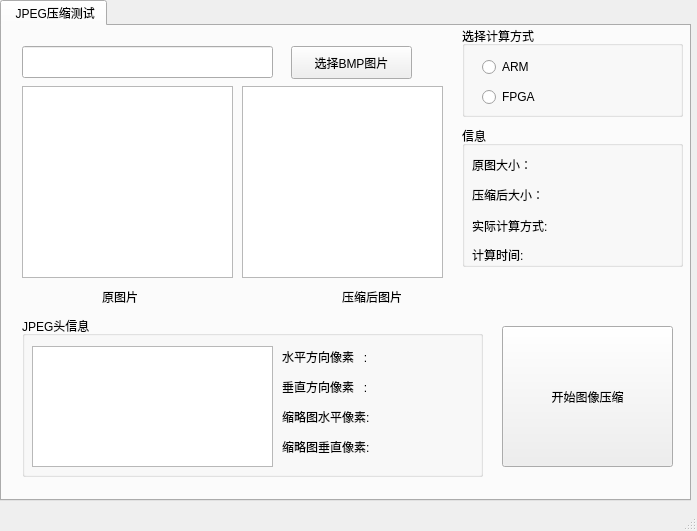
<?xml version="1.0" encoding="UTF-8"?>
<ui version="4.0">
 <class>JPEGMainWindow</class>
 <widget class="QMainWindow" name="JPEGMainWindow">
  <property name="geometry">
   <rect>
    <x>0</x>
    <y>0</y>
    <width>697</width>
    <height>531</height>
   </rect>
  </property>
  <property name="windowTitle">
   <string>JPEG测试程序</string>
  </property>
  <widget class="QWidget" name="centralWidget">
   <widget class="QTabWidget" name="tabWidget">
    <property name="geometry">
     <rect>
      <x>0</x>
      <y>0</y>
      <width>691</width>
      <height>501</height>
     </rect>
    </property>
    <property name="currentIndex">
     <number>0</number>
    </property>
    <widget class="QWidget" name="tab_2">
     <attribute name="title">
      <string> JPEG压缩测试</string>
     </attribute>
     <widget class="QLineEdit" name="originalPicturePath">
      <property name="geometry">
       <rect>
        <x>20</x>
        <y>20</y>
        <width>251</width>
        <height>32</height>
       </rect>
      </property>
     </widget>
     <widget class="QGroupBox" name="groupBox_3">
      <property name="geometry">
       <rect>
        <x>460</x>
        <y>0</y>
        <width>221</width>
        <height>91</height>
       </rect>
      </property>
      <property name="title">
       <string>选择计算方式</string>
      </property>
      <widget class="QRadioButton" name="fpgaRadioButton">
       <property name="geometry">
        <rect>
         <x>20</x>
         <y>60</y>
         <width>117</width>
         <height>22</height>
        </rect>
       </property>
       <property name="text">
        <string>FPGA</string>
       </property>
      </widget>
      <widget class="QRadioButton" name="armRadioButton">
       <property name="geometry">
        <rect>
         <x>20</x>
         <y>30</y>
         <width>117</width>
         <height>22</height>
        </rect>
       </property>
       <property name="text">
        <string>ARM</string>
       </property>
      </widget>
     </widget>
     <widget class="QGroupBox" name="groupBox_4">
      <property name="geometry">
       <rect>
        <x>460</x>
        <y>100</y>
        <width>221</width>
        <height>141</height>
       </rect>
      </property>
      <property name="title">
       <string>信息</string>
      </property>
      <widget class="QLabel" name="compressedLabel_2">
       <property name="geometry">
        <rect>
         <x>10</x>
         <y>60</y>
         <width>101</width>
         <height>17</height>
        </rect>
       </property>
       <property name="text">
        <string>压缩后大小：</string>
       </property>
      </widget>
      <widget class="QLabel" name="methodLabel_2">
       <property name="geometry">
        <rect>
         <x>10</x>
         <y>90</y>
         <width>121</width>
         <height>20</height>
        </rect>
       </property>
       <property name="text">
        <string>实际计算方式:</string>
       </property>
      </widget>
      <widget class="QLabel" name="timeLabel_2">
       <property name="geometry">
        <rect>
         <x>10</x>
         <y>120</y>
         <width>91</width>
         <height>17</height>
        </rect>
       </property>
       <property name="text">
        <string>计算时间:</string>
       </property>
      </widget>
      <widget class="QLabel" name="originalLabel_2">
       <property name="geometry">
        <rect>
         <x>10</x>
         <y>30</y>
         <width>91</width>
         <height>17</height>
        </rect>
       </property>
       <property name="text">
        <string>原图大小：</string>
       </property>
      </widget>
      <widget class="QLabel" name="originalLabel">
       <property name="geometry">
        <rect>
         <x>110</x>
         <y>30</y>
         <width>101</width>
         <height>22</height>
        </rect>
       </property>
       <property name="text">
        <string/>
       </property>
      </widget>
      <widget class="QLabel" name="methodLabel">
       <property name="geometry">
        <rect>
         <x>130</x>
         <y>90</y>
         <width>82</width>
         <height>22</height>
        </rect>
       </property>
       <property name="text">
        <string/>
       </property>
      </widget>
      <widget class="QLabel" name="timeLabel">
       <property name="geometry">
        <rect>
         <x>130</x>
         <y>120</y>
         <width>82</width>
         <height>22</height>
        </rect>
       </property>
       <property name="text">
        <string/>
       </property>
      </widget>
      <widget class="QLabel" name="compressedLabel">
       <property name="geometry">
        <rect>
         <x>130</x>
         <y>60</y>
         <width>82</width>
         <height>22</height>
        </rect>
       </property>
       <property name="text">
        <string/>
       </property>
      </widget>
     </widget>
     <widget class="QPushButton" name="selectPathButton">
      <property name="geometry">
       <rect>
        <x>289</x>
        <y>20</y>
        <width>121</width>
        <height>33</height>
       </rect>
      </property>
      <property name="text">
       <string>选择BMP图片</string>
      </property>
     </widget>
     <widget class="QLabel" name="label">
      <property name="geometry">
       <rect>
        <x>40</x>
        <y>140</y>
        <width>351</width>
        <height>22</height>
       </rect>
      </property>
      <property name="text">
       <string>加解密后路径:</string>
      </property>
     </widget>
     <widget class="QPushButton" name="pictureCompressionButton">
      <property name="geometry">
       <rect>
        <x>500</x>
        <y>300</y>
        <width>171</width>
        <height>141</height>
       </rect>
      </property>
      <property name="text">
       <string>开始图像压缩</string>
      </property>
     </widget>
     <widget class="QGraphicsView" name="originalPicture">
      <property name="geometry">
       <rect>
        <x>20</x>
        <y>60</y>
        <width>211</width>
        <height>192</height>
       </rect>
      </property>
     </widget>
     <widget class="QGraphicsView" name="compressedPicture">
      <property name="geometry">
       <rect>
        <x>240</x>
        <y>60</y>
        <width>201</width>
        <height>192</height>
       </rect>
      </property>
     </widget>
     <widget class="QLabel" name="label_2">
      <property name="geometry">
       <rect>
        <x>100</x>
        <y>260</y>
        <width>82</width>
        <height>22</height>
       </rect>
      </property>
      <property name="text">
       <string>原图片</string>
      </property>
     </widget>
     <widget class="QLabel" name="label_3">
      <property name="geometry">
       <rect>
        <x>340</x>
        <y>260</y>
        <width>91</width>
        <height>22</height>
       </rect>
      </property>
      <property name="text">
       <string>压缩后图片</string>
      </property>
     </widget>
     <widget class="QGroupBox" name="groupBox">
      <property name="geometry">
       <rect>
        <x>20</x>
        <y>290</y>
        <width>461</width>
        <height>161</height>
       </rect>
      </property>
      <property name="title">
       <string>JPEG头信息</string>
      </property>
      <widget class="QLabel" name="originalWidth">
       <property name="geometry">
        <rect>
         <x>260</x>
         <y>30</y>
         <width>151</width>
         <height>21</height>
        </rect>
       </property>
       <property name="text">
        <string>水平方向像素   :</string>
       </property>
      </widget>
      <widget class="QLabel" name="originalHeight">
       <property name="geometry">
        <rect>
         <x>260</x>
         <y>60</y>
         <width>151</width>
         <height>21</height>
        </rect>
       </property>
       <property name="text">
        <string>垂直方向像素   :</string>
       </property>
      </widget>
      <widget class="QLabel" name="compressionWidth">
       <property name="geometry">
        <rect>
         <x>260</x>
         <y>90</y>
         <width>131</width>
         <height>21</height>
        </rect>
       </property>
       <property name="text">
        <string>缩略图水平像素:</string>
       </property>
      </widget>
      <widget class="QLabel" name="compressionHeight">
       <property name="geometry">
        <rect>
         <x>260</x>
         <y>120</y>
         <width>131</width>
         <height>21</height>
        </rect>
       </property>
       <property name="text">
        <string>缩略图垂直像素:</string>
       </property>
      </widget>
      <widget class="QLabel" name="originalWidthNum">
       <property name="geometry">
        <rect>
         <x>400</x>
         <y>30</y>
         <width>61</width>
         <height>22</height>
        </rect>
       </property>
       <property name="text">
        <string/>
       </property>
      </widget>
      <widget class="QLabel" name="originalHeightNum">
       <property name="geometry">
        <rect>
         <x>400</x>
         <y>60</y>
         <width>61</width>
         <height>22</height>
        </rect>
       </property>
       <property name="text">
        <string/>
       </property>
      </widget>
      <widget class="QLabel" name="compressionWidthNum">
       <property name="geometry">
        <rect>
         <x>400</x>
         <y>90</y>
         <width>61</width>
         <height>22</height>
        </rect>
       </property>
       <property name="text">
        <string/>
       </property>
      </widget>
      <widget class="QLabel" name="compressionHeightNum">
       <property name="geometry">
        <rect>
         <x>400</x>
         <y>120</y>
         <width>61</width>
         <height>22</height>
        </rect>
       </property>
       <property name="text">
        <string/>
       </property>
      </widget>
      <widget class="QTextEdit" name="infomationText">
       <property name="geometry">
        <rect>
         <x>10</x>
         <y>30</y>
         <width>241</width>
         <height>121</height>
        </rect>
       </property>
      </widget>
     </widget>
    </widget>
   </widget>
  </widget>
  <widget class="QStatusBar" name="statusBar"/>
 </widget>
 <layoutdefault spacing="6" margin="11"/>
 <resources/>
 <connections/>
</ui>
